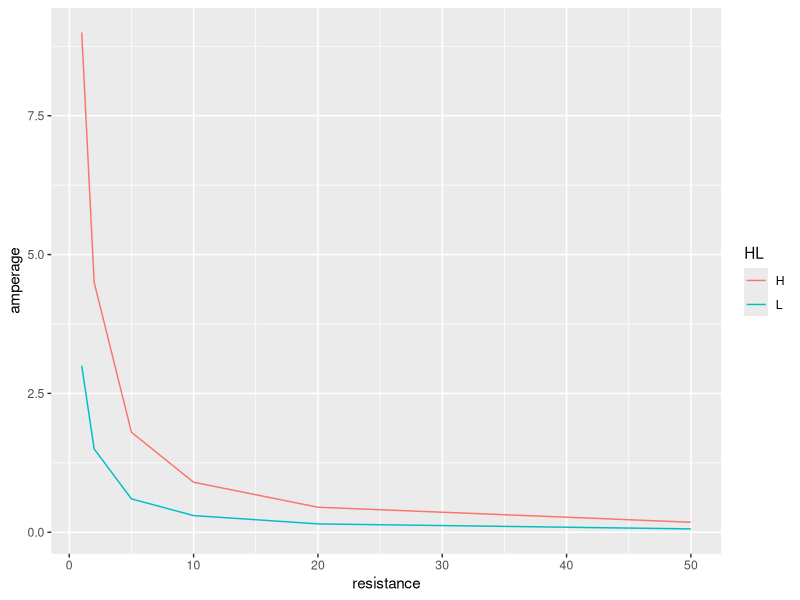

Source code (R):
## ---- chunk 1
R = 4*0.02
R
## ---- chunk 2
library(tidyverse)
t1 <- tibble(
  voltage = c(9,9,9,9,9,9,3,3,3,3,3,3),
  resistance = c(1,2,5,10,20,50,1,2,5,10,20,50),
  HL = c("H","H","H","H","H","H","L","L","L","L","L","L")
)

t1 <- t1 %>%
  mutate(amperage = voltage / resistance)

plot2 <- ggplot(data = t1, aes(x = resistance, y = amperage, color = HL)) +
  geom_line()
plot2

